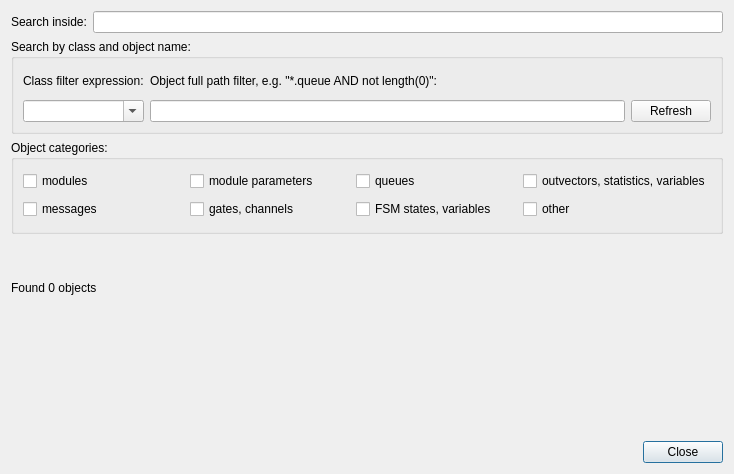
<?xml version="1.0" encoding="UTF-8"?>
<ui version="4.0">
 <class>FilteredObjectListDialog</class>
 <widget class="QDialog" name="FilteredObjectListDialog">
  <property name="geometry">
   <rect>
    <x>0</x>
    <y>0</y>
    <width>734</width>
    <height>474</height>
   </rect>
  </property>
  <property name="windowTitle">
   <string>Dialog</string>
  </property>
  <layout class="QVBoxLayout" name="verticalLayout_2">
   <item>
    <layout class="QHBoxLayout" name="horizontalLayout">
     <item>
      <widget class="QLabel" name="searchLabel">
       <property name="text">
        <string>Search inside:</string>
       </property>
      </widget>
     </item>
     <item>
      <widget class="QLineEdit" name="searchEdit"/>
     </item>
    </layout>
   </item>
   <item>
    <widget class="QGroupBox" name="groupBox">
     <property name="title">
      <string>Search by class and object name:</string>
     </property>
     <layout class="QGridLayout" name="gridLayout">
      <item row="0" column="0">
       <widget class="QLabel" name="comboLabel">
        <property name="toolTip">
         <string/>
        </property>
        <property name="text">
         <string>Class filter expression:</string>
        </property>
       </widget>
      </item>
      <item row="0" column="1">
       <widget class="QLabel" name="fullPathLabel">
        <property name="text">
         <string>Object full path filter, e.g. &quot;*.queue AND not length(0)&quot;:</string>
        </property>
       </widget>
      </item>
      <item row="1" column="1">
       <widget class="QLineEdit" name="fullPathEdit"/>
      </item>
      <item row="1" column="0">
       <widget class="QComboBox" name="comboBox">
        <property name="toolTip">
         <string/>
        </property>
        <property name="editable">
         <bool>true</bool>
        </property>
       </widget>
      </item>
      <item row="1" column="2">
       <widget class="QPushButton" name="refresh">
        <property name="enabled">
         <bool>true</bool>
        </property>
        <property name="text">
         <string>Refresh</string>
        </property>
        <property name="autoDefault">
         <bool>false</bool>
        </property>
        <property name="default">
         <bool>false</bool>
        </property>
       </widget>
      </item>
     </layout>
    </widget>
   </item>
   <item>
    <widget class="QGroupBox" name="groupBox_2">
     <property name="title">
      <string>Object categories:</string>
     </property>
     <layout class="QGridLayout" name="gridLayout_3">
      <item row="0" column="0">
       <widget class="QCheckBox" name="modulesCheckBox">
        <property name="text">
         <string>modules</string>
        </property>
       </widget>
      </item>
      <item row="1" column="0">
       <widget class="QCheckBox" name="messagesCheckBox">
        <property name="text">
         <string>messages</string>
        </property>
       </widget>
      </item>
      <item row="0" column="2">
       <widget class="QCheckBox" name="queuesCheckBox">
        <property name="text">
         <string>queues</string>
        </property>
       </widget>
      </item>
      <item row="0" column="1">
       <widget class="QCheckBox" name="paramCheckBox">
        <property name="text">
         <string>module parameters</string>
        </property>
       </widget>
      </item>
      <item row="0" column="3">
       <widget class="QCheckBox" name="outVectorsCheckBox">
        <property name="text">
         <string>outvectors, statistics, variables</string>
        </property>
       </widget>
      </item>
      <item row="1" column="1">
       <widget class="QCheckBox" name="gatesCheckBox">
        <property name="text">
         <string>gates, channels</string>
        </property>
       </widget>
      </item>
      <item row="1" column="2">
       <widget class="QCheckBox" name="fsmCheckBox">
        <property name="text">
         <string>FSM states, variables</string>
        </property>
       </widget>
      </item>
      <item row="1" column="3">
       <widget class="QCheckBox" name="otherCheckBox">
        <property name="text">
         <string>other</string>
        </property>
       </widget>
      </item>
     </layout>
    </widget>
   </item>
   <item>
    <widget class="QLabel" name="label">
     <property name="text">
      <string>Found 0 objects</string>
     </property>
    </widget>
   </item>
   <item>
    <widget class="QWidget" name="inspectorListView" native="true"/>
   </item>
   <item>
    <widget class="QDialogButtonBox" name="buttonBox">
     <property name="focusPolicy">
      <enum>Qt::TabFocus</enum>
     </property>
     <property name="standardButtons">
      <set>QDialogButtonBox::Close</set>
     </property>
    </widget>
   </item>
  </layout>
 </widget>
 <resources/>
 <connections>
  <connection>
   <sender>buttonBox</sender>
   <signal>clicked(QAbstractButton*)</signal>
   <receiver>FilteredObjectListDialog</receiver>
   <slot>accept()</slot>
   <hints>
    <hint type="sourcelabel">
     <x>702</x>
     <y>348</y>
    </hint>
    <hint type="destinationlabel">
     <x>624</x>
     <y>369</y>
    </hint>
   </hints>
  </connection>
 </connections>
</ui>
